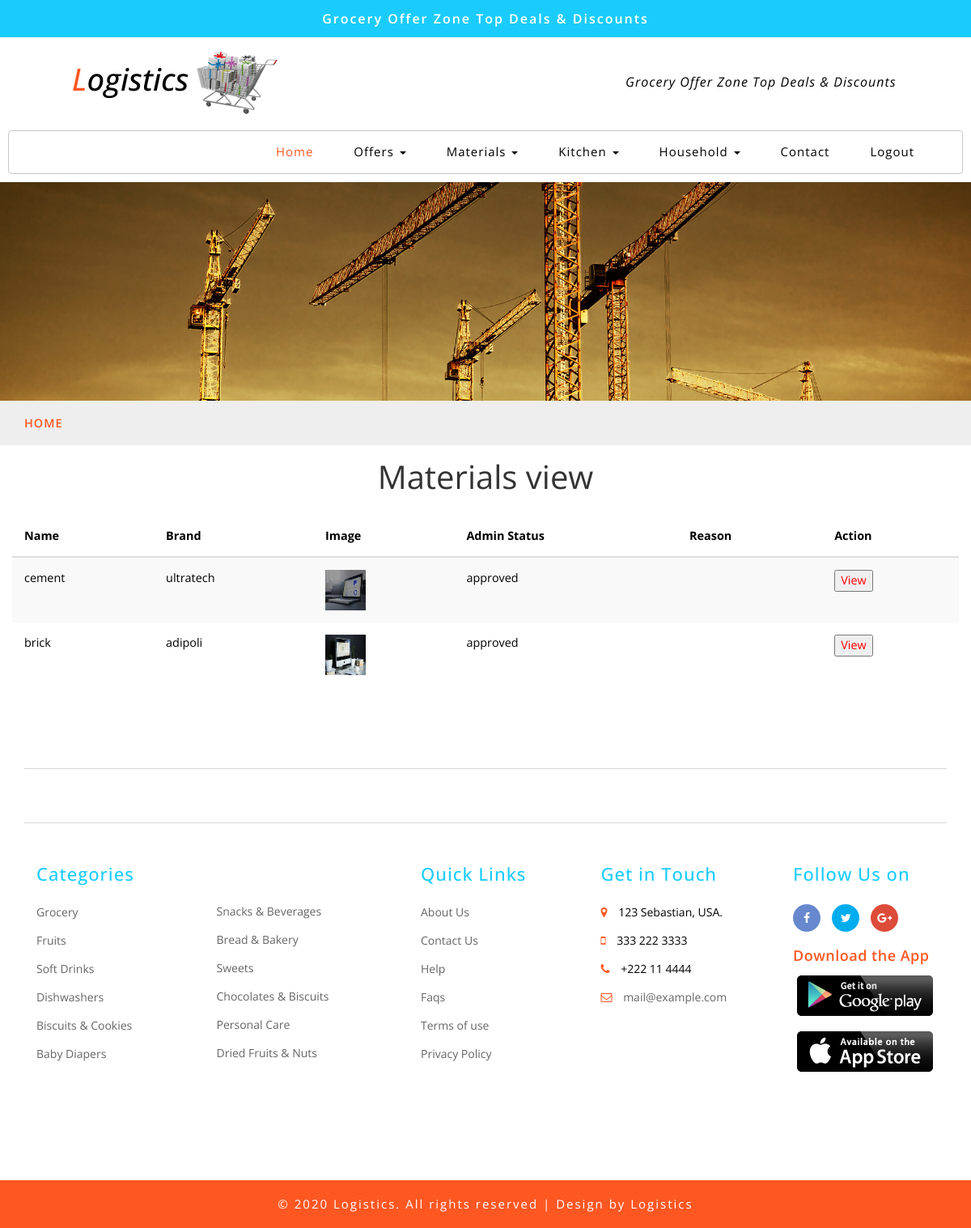
The page /smaterialsview on the database its author committed.
### logistic/models.py (models this page shows, shortened)
class Materials(db.Model):
    id = db.Column(db.Integer,primary_key=True)
    owner = db.Column(db.String)
    name = db.Column(db.String(200))
    brand = db.Column(db.String(200))
    avail = db.Column(db.String(200))
    price = db.Column(db.String(200))
    place = db.Column(db.String(200))
    image = db.Column(db.String(20), nullable=False, default='default.jpg')
    status = db.Column(db.String(200))
    reason = db.Column(db.String(200))
    cart = db.Column(db.String(200))
    desc = db.Column(db.String(200))
    uquantity = db.Column(db.String(200))
    upayment = db.Column(db.String(200))
    utotalprice = db.Column(db.String(200))
    uname = db.Column(db.String((200)))
    uaddress = db.Column(db.String((200)))

### logistic/routes.py (the view)
@app.route('/smaterialsview')
def smaterialsview():
    material = Materials.query.all()
    return render_template("smaterialsview.html",mat=material)

### logistic/templates/smaterialsview.html (shortened to what this page needs)
{% extends 'sellerlayout.html' %}
{% block content %}
<center><div style="font-size:40px;margin-bottom: 20px;margin-top: 10px;">Materials view</div></center>
<div class="container">
	<div class="row">
		<div class="span5">
            <table class="table table-striped table-condensed">
                  <thead>
                  <tr >
                      <th >Name</th>
                      <th>Brand</th>
                      <th>Image</th>
                      <th>Admin Status</th>
                      <th>Reason</th>
                      <th>Action</th>
                  </tr>
              </thead>
              <tbody>
                  {% for mat in mat %}
                <tr>
                    <td>{{mat.name}}</td>
                    <td>{{mat.brand}}</td>
                    <td><span class="image-block">
                        <a class="image-zoom" href="static/pics/{{mat.image}}" rel="prettyPhoto[gallery]" style="height: 250px;width: 335px;">
                           <figure>
                              <img src="static/pics/{{mat.image}}" class="img-fluid" alt="" style="height: 50px;width: 50px;">
                           </figure>
                        </a>
                     </span></td>
                     <td>{{mat.status}}</td>
                     <td>{{mat.reason}}</td>
                    <td><a href="/smaterialsedit/{{mat.id}}"><button style="color: red;">View</button></a>
                    </td>
                </tr>
                      {% endfor %}
              </tbody>
            </table>
            </div>
	</div>
</div>
{% endblock %}

### logistic/templates/sellerlayout.html (shortened to what this page needs)
<!DOCTYPE html>
<html lang="zxx">
<head>
	<link href="../static/css/bootstrap.css" rel="stylesheet" type="text/css" media="all" />
	<link href="../static/css/style.css" rel="stylesheet" type="text/css" media="all" />
	<link href="../static/css/font-awesome.css" rel="stylesheet">
	<link href="../static/css/popuo-box.css" rel="stylesheet" type="text/css" media="all" />
	<link rel="stylesheet" type="text/css" href="../static/css/jquery-ui1.css">
</head>
<body>
	<div class="header-most-top">
		<p>Grocery Offer Zone Top Deals & Discounts</p>
	</div>
	<div class="header-bot">
		<div class="header-bot_inner_wthreeinfo_header_mid">
			<div class="col-md-4 logo_agile">
				<h1>
					<a href="/">
						<span>L</span>ogistics
						<img src="../static/images/logo2.png" alt=" ">
					</a>
				</h1>
			</div>
			<div class="col-md-8 header">
				<p style="
				width: 370px;
				margin-left: 350px;
				margin-top: 25px; color: black;font-style: italic;
			">Grocery Offer Zone Top Deals & Discounts</p>
			</div>
			<div class="clearfix"></div>
		</div>
	</div>
	<div class="ban-top">
		<div class="container">
			<div class="top_nav_left">
				<nav class="navbar navbar-default">
					<div class="container-fluid">
						<div class="collapse navbar-collapse menu--shylock" id="bs-example-navbar-collapse-1">
							<ul class="nav navbar-nav menu__list">
								<li class="active">
									<a class="nav-stylehead" href="/sindex">Home
									</a>
								</li>
								<li class="dropdown">
									<a class="nav-stylehead dropdown-toggle" href="#" data-toggle="dropdown">Offers
										<b class="caret"></b>
									</a>
								</li>
								<li class="dropdown">
									<a class="nav-stylehead dropdown-toggle" href="#" data-toggle="dropdown">Materials
										<b class="caret"></b>
									</a>
								</li>
								<li class="dropdown">
									<a href="#" class="dropdown-toggle nav-stylehead" data-toggle="dropdown" role="button" aria-haspopup="true" aria-expanded="false">Kitchen
										<span class="caret"></span>
									</a>
								</li>
								<li class="dropdown">
									<a href="#" class="dropdown-toggle nav-stylehead" data-toggle="dropdown" role="button" aria-haspopup="true" aria-expanded="false">Household
										<span class="caret"></span>
									</a>
								</li>
								<li class="">
									<a class="nav-stylehead" href="/contact">Contact</a>
								</li>
								<li class="">
									<a class="nav-stylehead" href="/logout">Logout</a>
								</li>
							</ul>
						</div>
					</div>
				</nav>
			</div>
		</div>
	</div>
	<div class="page-head_agile_info_w3l">
	</div>
	<div class="services-breadcrumb">
		<div class="agile_inner_breadcrumb">
			<div class="container">
				<ul class="w3_short">
					<li>
						<a href="/">Home</a>
					</li>
				</ul>
			</div>
		</div>
	</div>
    {% block content %}
    {% endblock %}
	<footer>
		<div class="container">
			<div class="w3l-grids-footer">
			</div>
			<div class="footer-info w3-agileits-info">
				<div class="col-sm-5 address-right">
					<div class="col-xs-6 footer-grids">
						<h3>Categories</h3>
						<ul>
							<li>
								<a href="product.html">Grocery</a>
							</li>
							<li>
								<a href="product.html">Fruits</a>
							</li>
							<li>
								<a href="product.html">Soft Drinks</a>
							</li>
							<li>
								<a href="product2.html">Dishwashers</a>
							</li>
							<li>
								<a href="product.html">Biscuits & Cookies</a>
							</li>
							<li>
								<a href="product2.html">Baby Diapers</a>
							</li>
						</ul>
					</div>
					<div class="col-xs-6 footer-grids agile-secomk">
						<ul>
							<li>
								<a href="product.html">Snacks & Beverages</a>
							</li>
							<li>
								<a href="product.html">Bread & Bakery</a>
							</li>
							<li>
								<a href="product.html">Sweets</a>
							</li>
							<li>
								<a href="product.html">Chocolates & Biscuits</a>
							</li>
							<li>
								<a href="product2.html">Personal Care</a>
							</li>
							<li>
								<a href="product.html">Dried Fruits & Nuts</a>
							</li>
						</ul>
					</div>
					<div class="clearfix"></div>
				</div>
				<div class="col-sm-5 address-right">
					<div class="col-xs-6 footer-grids">
						<h3>Quick Links</h3>
						<ul>
							<li>
								<a href="about.html">About Us</a>
							</li>
							<li>
								<a href="contact.html">Contact Us</a>
							</li>
							<li>
								<a href="help.html">Help</a>
							</li>
							<li>
								<a href="faqs.html">Faqs</a>
							</li>
							<li>
								<a href="terms.html">Terms of use</a>
							</li>
							<li>
								<a href="privacy.html">Privacy Policy</a>
							</li>
						</ul>
					</div>
					<div class="col-xs-6 footer-grids">
						<h3>Get in Touch</h3>
						<ul>
							<li>
								<i class="fa fa-map-marker"></i> 123 Sebastian, USA.</li>
							<li>
								<i class="fa fa-mobile"></i> 333 222 3333 </li>
							<li>
								<i class="fa fa-phone"></i> +222 11 4444 </li>
							<li>
								<i class="fa fa-envelope-o"></i>
								<a href="mailto:example@mail.com"> mail@example.com</a>
							</li>
						</ul>
					</div>
				</div>
				<div class="col-sm-2 footer-grids  w3l-socialmk">
					<h3>Follow Us on</h3>
					<div class="social">
						<ul>
							<li>
								<a class="icon fb" href="#">
									<i class="fa fa-facebook"></i>
								</a>
							</li>
							<li>
								<a class="icon tw" href="#">
									<i class="fa fa-twitter"></i>
								</a>
							</li>
							<li>
								<a class="icon gp" href="#">
									<i class="fa fa-google-plus"></i>
								</a>
							</li>
						</ul>
					</div>
					<div class="agileits_app-devices">
						<h5>Download the App</h5>
						<a href="#">
							<img src="../static/images/1.png" alt="">
						</a>
						<a href="#">
							<img src="../static/images/2.png" alt="">
						</a>
					</div>
				</div>
				<div class="clearfix"></div>
			</div>
		</div>
	</footer>
	<div class="copy-right">
		<div class="container">
			<p>© 2020 Logistics. All rights reserved | Design by
				<a href=""> Logistics </a>
			</p>
		</div>
	</div>
</body>
</html>

### logistic/templates/smaterialsview.html (style rules this page uses)
.table > thead > tr > th, .table > tbody > tr > th, .table > tfoot > tr > th, .table > thead > tr > td, .table > tbody > tr > td, .table > tfoot > tr > td { font-size: 0.9em; color: black; border-top: none !important; }

### rows shown on the page
Materials: name "cement", brand "ultratech", image (picture), status "approved"
Materials: name "brick", brand "adipoli", image (picture), status "approved"
